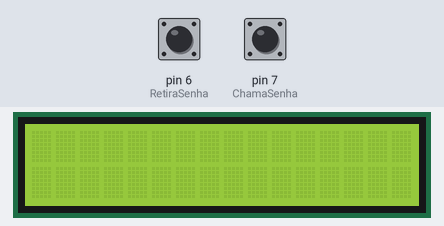
This sketch was run on a simulated Arduino Uno, built with avr-gcc and run on an emulated ATmega328P. On the bench: 16×2 character LCD. The inputs (shaded band) are chosen by the test bench; at power-on: pin 6 (RetiraSenha) HIGH, pin 7 (ChamaSenha) HIGH.

Above: at 1.2 s.
1.3 s: pin 6 (RetiraSenha) pulled LOW for 3.2 s
At 1.8 s:
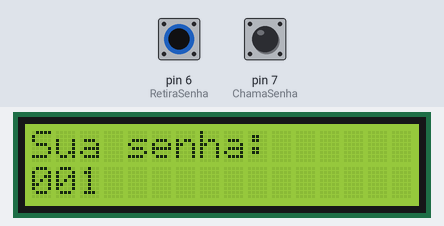
6.8 s: pin 7 (ChamaSenha) pulled LOW for 0.15 s
At 7.2 s:
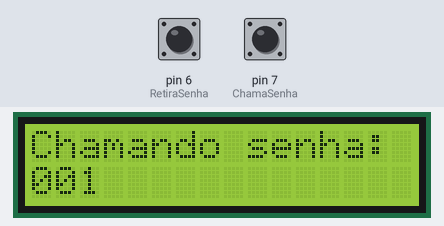
9.9 s: pin 7 (ChamaSenha) pulled LOW for 3.2 s
At 12.5 s:
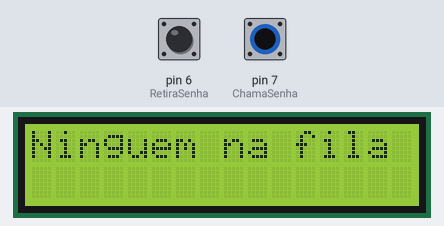
15.4 s: pin 6 (RetiraSenha) pulled LOW for 0.15 s
At 16.1 s:
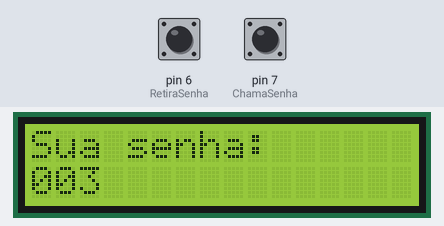
Timing chart, 0 to 18.4 s (numbered marks = the images above; inputs shaded):
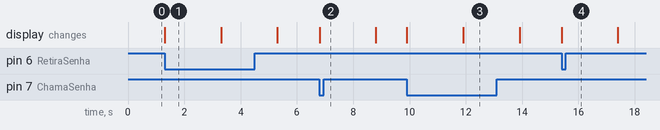

The sketch:

c_digo_arduino.ino
```cpp
#include <LiquidCrystal.h>
#include <stdio.h>

//botões
#define RetiraSenha 6
#define ChamaSenha 7

int senhaAtual=0;
int senhaFinal=0;

//configura o display
LiquidCrystal lcd(0, 1, 2, 3, 4, 5);

void setup(){
  //configura os botões
  pinMode(RetiraSenha, INPUT_PULLUP);
  pinMode(ChamaSenha, INPUT_PULLUP);

  //inicia o display
  lcd.begin(16, 2);
  lcd.noCursor();
  lcd.noBlink();
}

void loop(){
  if(!digitalRead(RetiraSenha)){ //retira uma senha
    senhaFinal++;
    lcd.print("Sua senha:");

    //escreve a senha retirada
    lcd.setCursor(0, 1);
    char num[4];
    sprintf(num, "%.3d", senhaFinal); //formata uma string para imprimir a senha
    lcd.print(num);

    //espera para limpar o display
    delay(2000);
    lcd.clear();
  }else if(!digitalRead(ChamaSenha)){ //chama a senha atual
    if(senhaAtual >= senhaFinal){ //se não tiver ninguém na fila
      lcd.print("Ninguem na fila");

      //espera para limpar o display
      delay(2000);
      lcd.clear();
    }else{
      senhaAtual++;
      lcd.print("Chamando senha:");

      //escreve a senha chamada
      lcd.setCursor(0, 1);
      char num[4];
      sprintf(num, "%.3d", senhaAtual); //formata uma string para imprimir a senha
      lcd.print(num);

      //espera para limpar o display
      delay(2000);
      lcd.clear();
    }
  }
}
```

Measured:
- after the input at 1.3 s, the display: changes at once (image 1)
- after the input at 6.8 s, the display: changes at once (image 2)
- after the input at 9.9 s, the display: first changes at once (image 3 shows a later state)
- after the input at 15.4 s, the display: changes at once (image 4)
- what the display in image 1 shows lasts 2.0 s, from 1.3 s to 3.3 s
